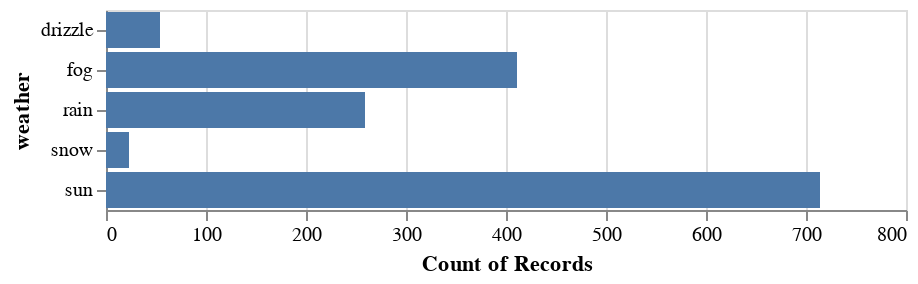

The cell this chart's notebook holds for it:
### Markdown cell above
Отображение столбчатого графика с информацией о типе погоды.

### Code cell
bars = alt.Chart(settle_data).mark_bar().encode(
    x="count()",
    y="weather:N"
)

bars

### Figure 1 — Vega-Lite specification as saved in the notebook (floating-point values rounded to 4 significant figures; data arrays with more than 128 entries replaced by an {"elided": "..."} marker saying what was removed)
{"config": {"view": {"continuousWidth": 400, "continuousHeight": 300}}, "data": {"name": "data-830c39fec90146253fb06a06c26374ef"}, "mark": "bar", "encoding": {"x": {"type": "quantitative", "aggregate": "count"}, "y": {"type": "nominal", "field": "weather"}}, "$schema": "https://vega.github.io/schema/vega-lite/v4.8.1.json", "datasets": {"data-830c39fec90146253fb06a06c26374ef": {"elided": "1461 records"}}}
